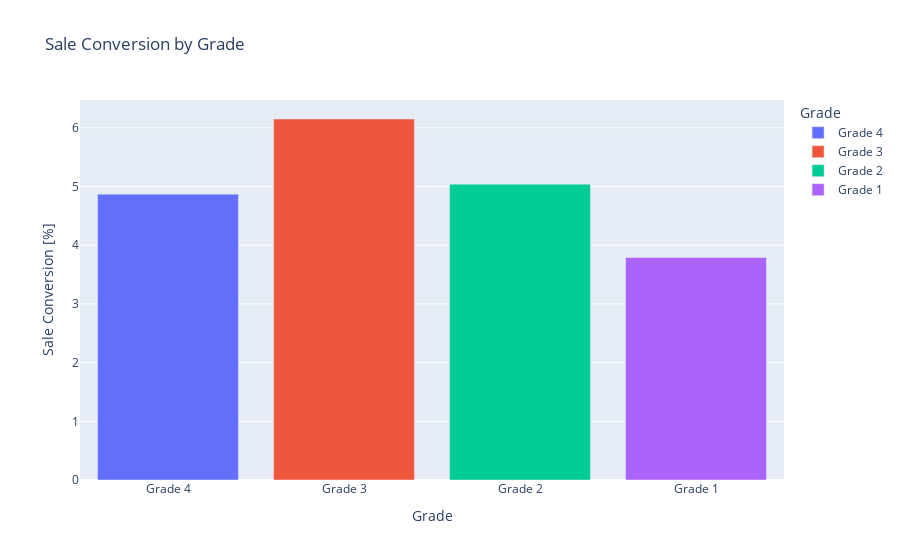

The notebook cell this image was saved under:
### Code cell
px.bar(Grade_performance,x='Grade', y='Sale Conversion [%]',color='Grade',\
       title='Sale Conversion by Grade')

### Figure 1 — Plotly figure (JSON) as saved in the notebook; plotly's stock layout.template omitted (floating-point values rounded to 4 significant figures)
{"data": [{"alignmentgroup": "True", "hovertemplate": "Grade=%{x}<br>Sale Conversion [%]=%{y}<extra></extra>", "legendgroup": "Grade 4", "marker": {"color": "#636efa"}, "name": "Grade 4", "offsetgroup": "Grade 4", "orientation": "v", "showlegend": true, "textposition": "auto", "type": "bar", "x": ["Grade 4"], "xaxis": "x", "y": [4.87], "yaxis": "y"}, {"alignmentgroup": "True", "hovertemplate": "Grade=%{x}<br>Sale Conversion [%]=%{y}<extra></extra>", "legendgroup": "Grade 3", "marker": {"color": "#EF553B"}, "name": "Grade 3", "offsetgroup": "Grade 3", "orientation": "v", "showlegend": true, "textposition": "auto", "type": "bar", "x": ["Grade 3"], "xaxis": "x", "y": [6.15], "yaxis": "y"}, {"alignmentgroup": "True", "hovertemplate": "Grade=%{x}<br>Sale Conversion [%]=%{y}<extra></extra>", "legendgroup": "Grade 2", "marker": {"color": "#00cc96"}, "name": "Grade 2", "offsetgroup": "Grade 2", "orientation": "v", "showlegend": true, "textposition": "auto", "type": "bar", "x": ["Grade 2"], "xaxis": "x", "y": [5.04], "yaxis": "y"}, {"alignmentgroup": "True", "hovertemplate": "Grade=%{x}<br>Sale Conversion [%]=%{y}<extra></extra>", "legendgroup": "Grade 1", "marker": {"color": "#ab63fa"}, "name": "Grade 1", "offsetgroup": "Grade 1", "orientation": "v", "showlegend": true, "textposition": "auto", "type": "bar", "x": ["Grade 1"], "xaxis": "x", "y": [3.79], "yaxis": "y"}], "layout": {"barmode": "relative", "legend": {"title": {"text": "Grade"}, "tracegroupgap": 0}, "title": {"text": "Sale Conversion by Grade"}, "xaxis": {"anchor": "y", "categoryarray": ["Grade 4", "Grade 3", "Grade 2", "Grade 1"], "categoryorder": "array", "domain": [0, 1], "title": {"text": "Grade"}}, "yaxis": {"anchor": "x", "domain": [0, 1], "title": {"text": "Sale Conversion [%]"}}}}
